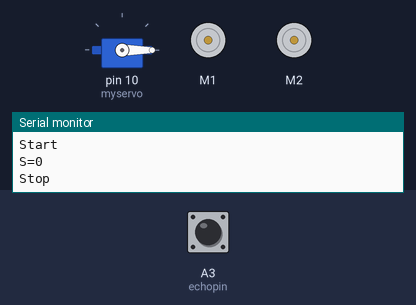
The sketch below on a simulated Arduino Uno, built with avr-gcc and run on an emulated ATmega328P. On the bench: servo, 2 × DC motor (green arrow = forward, orange = backward, longer = faster), the last lines printed to the serial monitor. The test bench sets the inputs (shaded band); at power-on: A3 (echopin) LOW.

Above: at 1.2 s.
1.3 s: A3 (echopin) pulsed HIGH 2 times (0.12 s each, 0.3 s apart)
At 2.1 s:
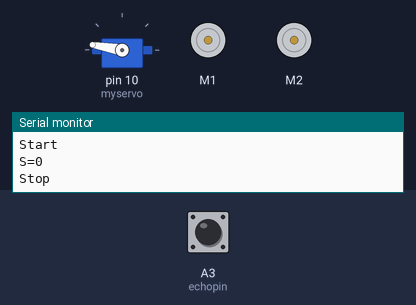
At 4.6 s:
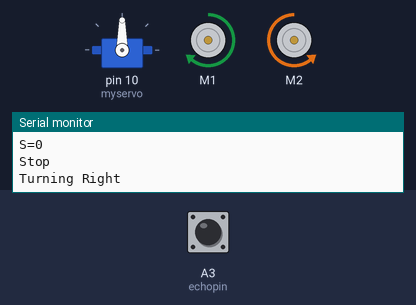
4.9 s: A3 (echopin) pulsed HIGH 5 times (0.12 s each, 0.3 s apart)
At 5.8 s:
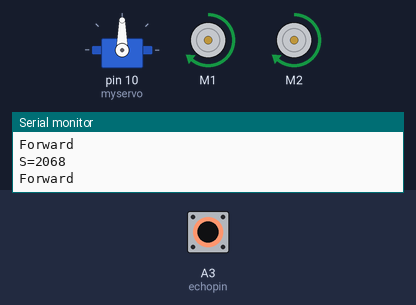
Timing chart, 0 to 17.7 s (numbered marks = the images above; inputs shaded):
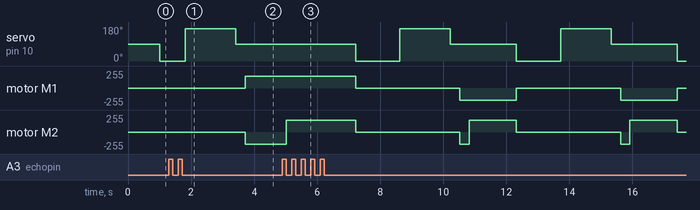

Measured:
- after the input at 1.3 s, motor M1: stopped → forward 180/255 after 2.4 s
- by itself, motor M2: repeats every 5.1 s: stopped 3.3 s, backward 180/255 0.30 s, forward 180/255 1.5 s

The sketch:

sketch_feb11ShieldObstacle.ino
```cpp
#include "AFMotor.h"
#include <Servo.h>

#define echopin A3 // echo pin
#define trigpin A4 // Trigger pin

Servo myservo;

const int MOTOR_1 = 1;
const int MOTOR_2 = 2;

AF_DCMotor motor1(MOTOR_1, MOTOR12_64KHZ); // create motor object, 64KHz pwm
AF_DCMotor motor2(MOTOR_2, MOTOR12_64KHZ); // create motor object, 64KHz pwm

//===============================================================================
//  Initialization
//===============================================================================

int distance_L, distance_F, distance_R;
long distance;

int set = 20;

void setup() {
  Serial.begin(9600);           // Initialize serial port
  Serial.println("Start");

  myservo.attach(10);
  myservo.write(90);

  pinMode (trigpin, OUTPUT);
  pinMode (echopin, INPUT );

  motor1.setSpeed(180);          // set the motor speed to 0-255
  motor2.setSpeed(180);
}
//===============================================================================
//  Main
//===============================================================================
void loop() {
 distance_F = data();
 Serial.print("S=");
 Serial.println(distance_F);
  if (distance_F > set){
   Serial.println("Forward");
  motor1.run(FORWARD);         // turn it on going forward
  motor2.run(FORWARD);
    }
    else{hc_sr4();}
}


long data(){
  digitalWrite(trigpin, LOW);
  delayMicroseconds(2);
  digitalWrite(trigpin, HIGH);
  delayMicroseconds(10);
  distance = pulseIn (echopin, HIGH);
  return distance / 29 / 2;
}


void compareDistance() {
  if (distance_L > distance_R && distance_L > distance_F) {
    Serial.println("Turning Left");
    motor1.run(BACKWARD);
    motor2.run(FORWARD);
    delay(350);
  } else if (distance_R > distance_L && distance_R > distance_F) {
    Serial.println("Turning Right");
    motor1.run(FORWARD);
    motor2.run(BACKWARD);
    delay(350);
  } else {
    Serial.println("Going Backward");
    motor1.run(BACKWARD);
    motor2.run(BACKWARD);
    delay(300);
    Serial.println("Turning Left");
    motor1.run(BACKWARD);
    motor2.run(FORWARD);
    delay(500);
  }
}

void hc_sr4(){
    Serial.println("Stop");
    motor1.run(RELEASE);         // stopped
    motor2.run(RELEASE);

    myservo.write(0);
    delay(300);
    distance_R = data();
    delay(100);
    myservo.write(170);
    delay(500);
    distance_L = data();
    delay(100);
    myservo.write(90);
    delay(300);
    compareDistance();
}
```
